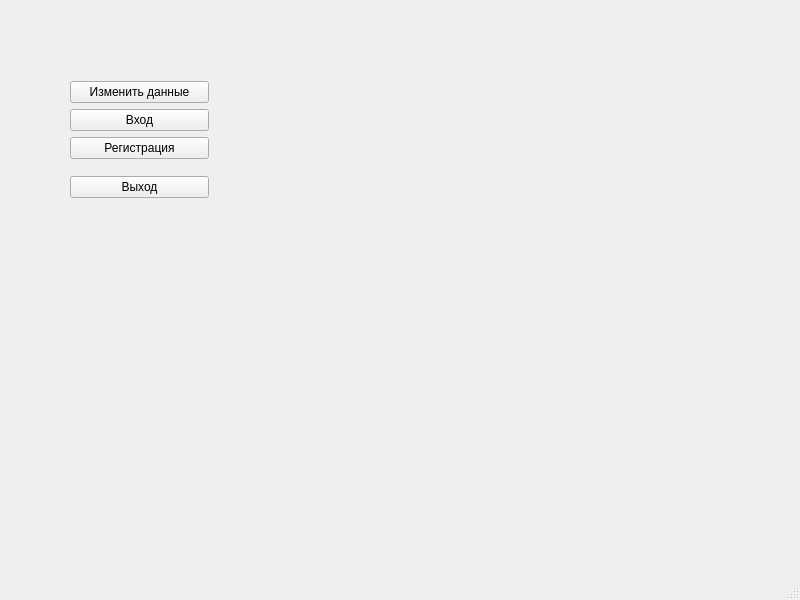
<?xml version="1.0" encoding="UTF-8"?>
<ui version="4.0">
 <class>Data</class>
 <widget class="QMainWindow" name="Data">
  <property name="geometry">
   <rect>
    <x>0</x>
    <y>0</y>
    <width>800</width>
    <height>600</height>
   </rect>
  </property>
  <property name="windowTitle">
   <string>Data</string>
  </property>
  <widget class="QWidget" name="centralwidget">
   <widget class="QWidget" name="layoutWidget">
    <property name="geometry">
     <rect>
      <x>70</x>
      <y>70</y>
      <width>139</width>
      <height>141</height>
     </rect>
    </property>
    <layout class="QVBoxLayout" name="verticalLayout">
     <item>
      <layout class="QVBoxLayout" name="verticalLayout_3">
       <item>
        <widget class="QPushButton" name="pushButton_5">
         <property name="text">
          <string>Изменить данные</string>
         </property>
        </widget>
       </item>
       <item>
        <widget class="QPushButton" name="pushButton_4">
         <property name="text">
          <string>Вход</string>
         </property>
        </widget>
       </item>
       <item>
        <widget class="QPushButton" name="pushButton_3">
         <property name="text">
          <string>Регистрация</string>
         </property>
        </widget>
       </item>
      </layout>
     </item>
     <item>
      <widget class="QPushButton" name="pushButton_2">
       <property name="text">
        <string>Выход</string>
       </property>
      </widget>
     </item>
    </layout>
   </widget>
  </widget>
  <widget class="QMenuBar" name="menubar">
   <property name="geometry">
    <rect>
     <x>0</x>
     <y>0</y>
     <width>800</width>
     <height>26</height>
    </rect>
   </property>
  </widget>
  <widget class="QStatusBar" name="statusbar"/>
 </widget>
 <resources/>
 <connections/>
</ui>
